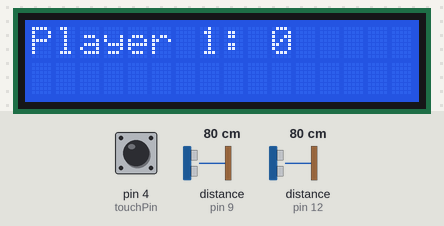
Bench run of a sketch on a simulated Arduino Uno, built with avr-gcc and run on an emulated ATmega328P. Parts: 16×2 character LCD. Inputs (shaded band) come from the test bench; at power-on: distance to the obstacle (sensors on pin 12, pin 9) 80 cm, pin 4 (touchPin) LOW. The echo pulse lasts 58.3 µs per cm; what the sketch prints to the serial monitor is not drawn. At 1.4 s the program stops and its outputs stay as they are.

Above: at 1.2 s.
1.3 s: distance to the obstacle (sensor on pin 12) set to 2 cm
At 2.0 s:
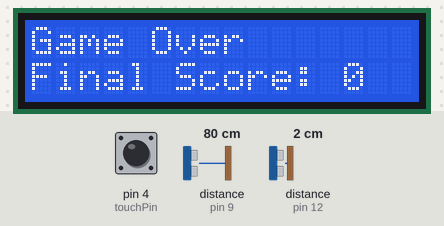
Timing chart, 0 to 2.9 s (numbered marks = the images above; inputs shaded):
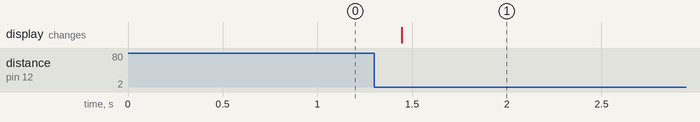

Measured:
- after the input at 1.3 s, the display: changes after 0.15 s (image 1)

The sketch:

full_integration.ino
```cpp
// Matthew O'Connor
// ECE 484 Pinball Scoring
#include <NewPing.h>
#include <Wire.h>           // Library for I2C communication
#include <LiquidCrystal_I2C.h> // Library for the LCD

// Initialize the LCD to be at I2C address 0x27 with 16 columns and 2 rows
LiquidCrystal_I2C lcd(0x27, 16, 2);

const int trigPin1 = 10;
const int echoPin1 = 9;
const int trigPin2 = 13;
const int echoPin2 = 12;
const int touchPin = 4;

int count = 0;

NewPing sonar1(trigPin1, echoPin1, 300); // 300 cm max distance
NewPing sonar2(trigPin2, echoPin2, 300);


void setup() {
  // put your setup code here, to run once:
  pinMode(touchPin, INPUT);
  pinMode(trigPin1, OUTPUT);
  pinMode(echoPin1, INPUT);
  pinMode(trigPin2, OUTPUT);
  pinMode(echoPin2, INPUT);


  Serial.begin(9600);
  lcd.init();
  lcd.backlight();

}

void loop() {
  // put your main code here, to run repeatedly:
  lcd.setCursor(0, 0);
  lcd.print("Player 1: ");
  lcd.print(count);

  int distanceClose = sonar1.ping_cm();
  int distanceFar = sonar2.ping_cm();
  int touchValue = digitalRead(touchPin);
  char buffer[30];

  if (touchValue == HIGH) {
    count++;

    while(touchValue == 1){ touchValue = digitalRead(touchPin); }
  }

  if (distanceClose < 30 && distanceFar >= 30) {
    count++;
    while(1){
      if (distanceClose >= 31 || distanceFar < 30) {
        break;
      }

      distanceClose = sonar1.ping_cm();
      distanceFar = sonar2.ping_cm();
    }
  } else if (distanceFar < 30) {
    lcd.clear();
    lcd.setCursor(0, 0);
    lcd.print("Game Over");
    lcd.setCursor(0, 1);
    sprintf(buffer, "Final Score: %d", count);
    lcd.print(buffer);
    while(1);
  } else {
    Serial.println("No Interference");
  }

  delay(100);

}
```
